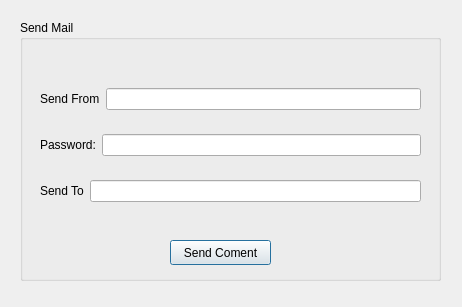
<?xml version="1.0" encoding="UTF-8"?>
<ui version="4.0">
 <class>sendMail</class>
 <widget class="QDialog" name="sendMail">
  <property name="geometry">
   <rect>
    <x>0</x>
    <y>0</y>
    <width>462</width>
    <height>307</height>
   </rect>
  </property>
  <property name="windowTitle">
   <string>Dialog</string>
  </property>
  <widget class="QGroupBox" name="groupBox">
   <property name="geometry">
    <rect>
     <x>20</x>
     <y>20</y>
     <width>421</width>
     <height>261</height>
    </rect>
   </property>
   <property name="title">
    <string>Send Mail</string>
   </property>
   <widget class="QPushButton" name="send_comment">
    <property name="geometry">
     <rect>
      <x>150</x>
      <y>220</y>
      <width>101</width>
      <height>25</height>
     </rect>
    </property>
    <property name="text">
     <string>Send Coment</string>
    </property>
   </widget>
   <widget class="QWidget" name="layoutWidget">
    <property name="geometry">
     <rect>
      <x>20</x>
      <y>50</y>
      <width>381</width>
      <height>151</height>
     </rect>
    </property>
    <layout class="QVBoxLayout" name="verticalLayout">
     <item>
      <layout class="QHBoxLayout" name="horizontalLayout">
       <item>
        <widget class="QLabel" name="unameLabel">
         <property name="text">
          <string>Send From</string>
         </property>
        </widget>
       </item>
       <item>
        <widget class="QLineEdit" name="send_from"/>
       </item>
      </layout>
     </item>
     <item>
      <layout class="QHBoxLayout" name="horizontalLayout_2">
       <item>
        <widget class="QLabel" name="pwdLabel">
         <property name="text">
          <string>Password:</string>
         </property>
        </widget>
       </item>
       <item>
        <widget class="QLineEdit" name="mail_password"/>
       </item>
      </layout>
     </item>
     <item>
      <layout class="QHBoxLayout" name="horizontalLayout_3">
       <item>
        <widget class="QLabel" name="unameLabel_2">
         <property name="text">
          <string>Send To</string>
         </property>
        </widget>
       </item>
       <item>
        <widget class="QLineEdit" name="send_to"/>
       </item>
      </layout>
     </item>
    </layout>
   </widget>
  </widget>
 </widget>
 <resources/>
 <connections/>
</ui>
